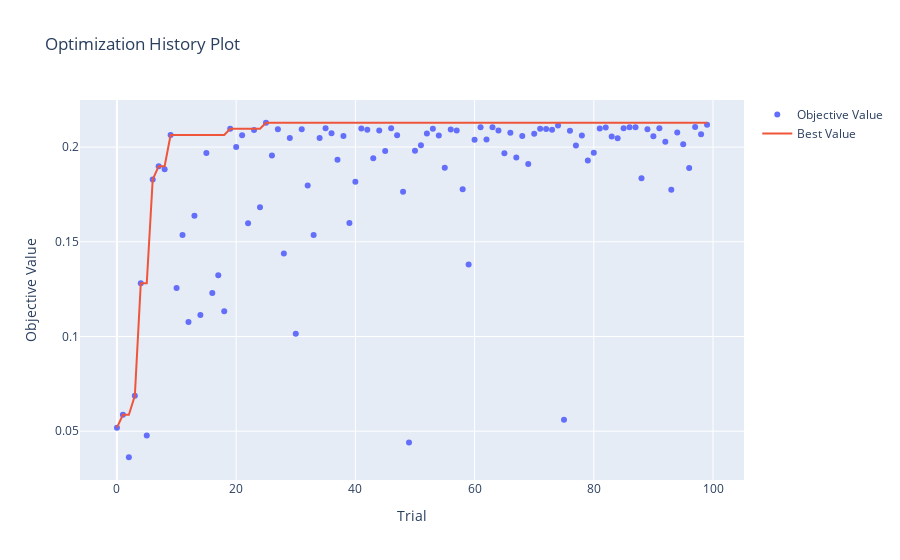

This figure's notebook cell:
### Code cell
# Plot optimization history
plot_optimization_history(study)
